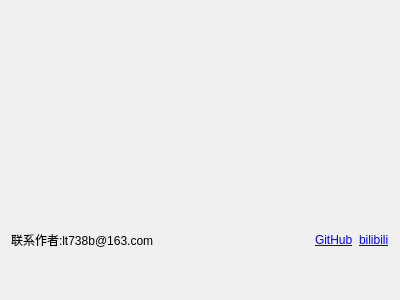
<?xml version="1.0" encoding="UTF-8"?>
<ui version="4.0">
 <class>Form</class>
 <widget class="QWidget" name="Form">
  <property name="geometry">
   <rect>
    <x>0</x>
    <y>0</y>
    <width>400</width>
    <height>300</height>
   </rect>
  </property>
  <property name="minimumSize">
   <size>
    <width>400</width>
    <height>300</height>
   </size>
  </property>
  <property name="windowTitle">
   <string>Form</string>
  </property>
  <layout class="QVBoxLayout" name="verticalLayout_2" stretch="3,14,2,1">
   <item>
    <widget class="QLabel" name="label_Version">
     <property name="font">
      <font>
       <pointsize>20</pointsize>
      </font>
     </property>
     <property name="text">
      <string/>
     </property>
     <property name="alignment">
      <set>Qt::AlignCenter</set>
     </property>
    </widget>
   </item>
   <item>
    <widget class="QLabel" name="label_6">
     <property name="text">
      <string/>
     </property>
     <property name="alignment">
      <set>Qt::AlignCenter</set>
     </property>
    </widget>
   </item>
   <item>
    <layout class="QVBoxLayout" name="verticalLayout">
     <item>
      <layout class="QHBoxLayout" name="horizontalLayout_2" stretch="1,0,0">
       <item>
        <widget class="QLabel" name="label_4">
         <property name="text">
          <string>联系作者:lt738b@163.com</string>
         </property>
         <property name="openExternalLinks">
          <bool>true</bool>
         </property>
        </widget>
       </item>
       <item>
        <widget class="QLabel" name="label_2">
         <property name="text">
          <string>&lt;a href=&quot;https://github.com/Tao68a660f3/LED_Simulator&quot;&gt;GitHub</string>
         </property>
         <property name="openExternalLinks">
          <bool>true</bool>
         </property>
         <property name="textInteractionFlags">
          <set>Qt::LinksAccessibleByMouse</set>
         </property>
        </widget>
       </item>
       <item>
        <widget class="QLabel" name="label_3">
         <property name="text">
          <string>&lt;a href=&quot;https://space.bilibili.com/1051238382&quot;&gt;bilibili</string>
         </property>
         <property name="openExternalLinks">
          <bool>true</bool>
         </property>
        </widget>
       </item>
      </layout>
     </item>
     <item>
      <layout class="QHBoxLayout" name="horizontalLayout">
       <item>
        <widget class="QLabel" name="label_Declare">
         <property name="text">
          <string/>
         </property>
         <property name="alignment">
          <set>Qt::AlignLeading|Qt::AlignLeft|Qt::AlignVCenter</set>
         </property>
         <property name="wordWrap">
          <bool>true</bool>
         </property>
        </widget>
       </item>
      </layout>
     </item>
    </layout>
   </item>
   <item>
    <widget class="QLabel" name="label_Date">
     <property name="text">
      <string/>
     </property>
     <property name="alignment">
      <set>Qt::AlignRight|Qt::AlignTrailing|Qt::AlignVCenter</set>
     </property>
    </widget>
   </item>
  </layout>
 </widget>
 <resources/>
 <connections/>
</ui>
